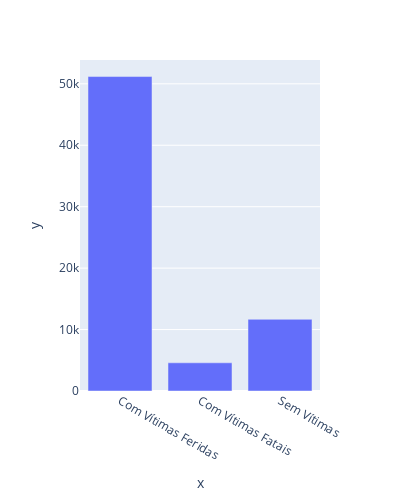

Source (notebook cell):
### Code cell
#lib plot > barras vertical
#gráfico interativo

dados_x= ['Com Vítimas Feridas', 'Com Vítimas Fatais', 'Sem Vítimas' ]
dados_y= [51183, 4592, 11671]

fig = px.bar(x=dados_x, y=dados_y, width=400, height=500)
fig.show()

### Figure 1 — Plotly figure (JSON) as saved in the notebook; plotly's stock layout.template omitted (floating-point values rounded to 4 significant figures)
{"data": [{"alignmentgroup": "True", "hovertemplate": "x=%{x}<br>y=%{y}<extra></extra>", "legendgroup": "", "marker": {"color": "#636efa", "pattern": {"shape": ""}}, "name": "", "offsetgroup": "", "orientation": "v", "showlegend": false, "textposition": "auto", "type": "bar", "x": ["Com Vítimas Feridas", "Com Vítimas Fatais", "Sem Vítimas"], "xaxis": "x", "y": [51183, 4592, 11671], "yaxis": "y"}], "layout": {"barmode": "relative", "height": 500, "legend": {"tracegroupgap": 0}, "margin": {"t": 60}, "width": 400, "xaxis": {"anchor": "y", "domain": [0, 1], "title": {"text": "x"}}, "yaxis": {"anchor": "x", "domain": [0, 1], "title": {"text": "y"}}}}
